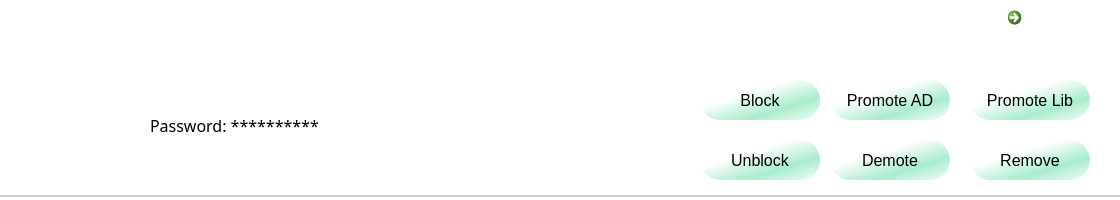
<?xml version="1.0" encoding="UTF-8"?>
<ui version="4.0">
 <class>accountDetailWidget</class>
 <widget class="QWidget" name="accountDetailWidget">
  <property name="geometry">
   <rect>
    <x>0</x>
    <y>0</y>
    <width>1120</width>
    <height>200</height>
   </rect>
  </property>
  <property name="windowTitle">
   <string>accountDetailWidget</string>
  </property>
  <property name="styleSheet">
   <string notr="true">QPushButton {	
	border-radius: 20px;
	background-color: qlineargradient(spread:reflect, x1:0.669951, y1:0.727273, x2:0, y2:0, stop:0 rgba(168, 237, 205, 255), stop:0.492611 rgba(255, 255, 255, 255));

}


QPushButton:hover {
background: qradialgradient(cx: 0.3, cy: -0.4,
fx: 0.3, fy: -0.4,
radius: 1.35, stop: 0 #fff, stop: 1 rgb(212, 236, 215));
}

QPushButton:pressed {
background: qradialgradient(cx: 0.4, cy: -0.1,
fx: 0.4, fy: -0.1,
radius: 1.35, stop: 0 #fff, stop: 1 #ddd);
}

#accountDetailWidget{
background : transparent;
}</string>
  </property>
  <widget class="QLabel" name="accountImg">
   <property name="geometry">
    <rect>
     <x>0</x>
     <y>0</y>
     <width>150</width>
     <height>191</height>
    </rect>
   </property>
   <property name="styleSheet">
    <string notr="true"/>
   </property>
   <property name="text">
    <string/>
   </property>
  </widget>
  <widget class="QLabel" name="accountName">
   <property name="geometry">
    <rect>
     <x>150</x>
     <y>0</y>
     <width>940</width>
     <height>50</height>
    </rect>
   </property>
   <property name="font">
    <font>
     <pointsize>-1</pointsize>
    </font>
   </property>
   <property name="styleSheet">
    <string notr="true">font-size:20px;</string>
   </property>
   <property name="text">
    <string/>
   </property>
  </widget>
  <widget class="QLabel" name="username">
   <property name="geometry">
    <rect>
     <x>150</x>
     <y>50</y>
     <width>391</width>
     <height>50</height>
    </rect>
   </property>
   <property name="font">
    <font>
     <pointsize>-1</pointsize>
    </font>
   </property>
   <property name="styleSheet">
    <string notr="true">font-size: 12px;</string>
   </property>
   <property name="text">
    <string/>
   </property>
  </widget>
  <widget class="QLabel" name="number">
   <property name="geometry">
    <rect>
     <x>150</x>
     <y>150</y>
     <width>541</width>
     <height>40</height>
    </rect>
   </property>
   <property name="font">
    <font>
     <pointsize>-1</pointsize>
    </font>
   </property>
   <property name="styleSheet">
    <string notr="true">font-size: 12px;</string>
   </property>
   <property name="text">
    <string/>
   </property>
  </widget>
  <widget class="QPushButton" name="unblock">
   <property name="geometry">
    <rect>
     <x>700</x>
     <y>140</y>
     <width>120</width>
     <height>40</height>
    </rect>
   </property>
   <property name="font">
    <font>
     <pointsize>12</pointsize>
    </font>
   </property>
   <property name="cursor">
    <cursorShape>PointingHandCursor</cursorShape>
   </property>
   <property name="mouseTracking">
    <bool>true</bool>
   </property>
   <property name="text">
    <string>Unblock</string>
   </property>
  </widget>
  <widget class="QPushButton" name="promote">
   <property name="geometry">
    <rect>
     <x>830</x>
     <y>80</y>
     <width>120</width>
     <height>40</height>
    </rect>
   </property>
   <property name="font">
    <font>
     <pointsize>12</pointsize>
    </font>
   </property>
   <property name="cursor">
    <cursorShape>PointingHandCursor</cursorShape>
   </property>
   <property name="mouseTracking">
    <bool>true</bool>
   </property>
   <property name="text">
    <string>Promote AD</string>
   </property>
  </widget>
  <widget class="QPushButton" name="block">
   <property name="geometry">
    <rect>
     <x>700</x>
     <y>80</y>
     <width>120</width>
     <height>40</height>
    </rect>
   </property>
   <property name="font">
    <font>
     <pointsize>12</pointsize>
    </font>
   </property>
   <property name="cursor">
    <cursorShape>PointingHandCursor</cursorShape>
   </property>
   <property name="mouseTracking">
    <bool>true</bool>
   </property>
   <property name="text">
    <string>Block</string>
   </property>
  </widget>
  <widget class="QPushButton" name="resetpass">
   <property name="geometry">
    <rect>
     <x>970</x>
     <y>80</y>
     <width>120</width>
     <height>40</height>
    </rect>
   </property>
   <property name="font">
    <font>
     <pointsize>12</pointsize>
    </font>
   </property>
   <property name="cursor">
    <cursorShape>PointingHandCursor</cursorShape>
   </property>
   <property name="mouseTracking">
    <bool>true</bool>
   </property>
   <property name="text">
    <string>Promote Lib</string>
   </property>
  </widget>
  <widget class="QPushButton" name="demote">
   <property name="geometry">
    <rect>
     <x>830</x>
     <y>140</y>
     <width>120</width>
     <height>40</height>
    </rect>
   </property>
   <property name="font">
    <font>
     <pointsize>12</pointsize>
    </font>
   </property>
   <property name="cursor">
    <cursorShape>PointingHandCursor</cursorShape>
   </property>
   <property name="mouseTracking">
    <bool>true</bool>
   </property>
   <property name="text">
    <string>Demote</string>
   </property>
  </widget>
  <widget class="QPushButton" name="remove">
   <property name="geometry">
    <rect>
     <x>970</x>
     <y>140</y>
     <width>120</width>
     <height>40</height>
    </rect>
   </property>
   <property name="font">
    <font>
     <pointsize>12</pointsize>
    </font>
   </property>
   <property name="cursor">
    <cursorShape>PointingHandCursor</cursorShape>
   </property>
   <property name="mouseTracking">
    <bool>true</bool>
   </property>
   <property name="text">
    <string>Remove</string>
   </property>
  </widget>
  <widget class="QLabel" name="label">
   <property name="geometry">
    <rect>
     <x>150</x>
     <y>100</y>
     <width>421</width>
     <height>51</height>
    </rect>
   </property>
   <property name="font">
    <font>
     <family>Gadugi</family>
     <pointsize>12</pointsize>
    </font>
   </property>
   <property name="text">
    <string>Password: **********</string>
   </property>
  </widget>
  <widget class="Line" name="line">
   <property name="geometry">
    <rect>
     <x>0</x>
     <y>195</y>
     <width>1121</width>
     <height>2</height>
    </rect>
   </property>
   <property name="styleSheet">
    <string notr="true">background: rgba(0,0,0,0.1);</string>
   </property>
   <property name="orientation">
    <enum>Qt::Horizontal</enum>
   </property>
  </widget>
  <widget class="QCommandLinkButton" name="status">
   <property name="geometry">
    <rect>
     <x>1000</x>
     <y>0</y>
     <width>61</width>
     <height>71</height>
    </rect>
   </property>
   <property name="styleSheet">
    <string notr="true">background: transparent;
border:none;</string>
   </property>
   <property name="text">
    <string/>
   </property>
   <property name="icon">
    <iconset resource="LIBPRO.qrc">
     <normaloff>:/LIBPRO/Saviourmachine-Chat-Online.ico</normaloff>
     <disabledoff>Saviourmachine-Chat-Online-red.ico</disabledoff>
     <disabledon>Saviourmachine-Chat-Online-red.ico</disabledon>:/LIBPRO/Saviourmachine-Chat-Online.ico</iconset>
   </property>
   <property name="iconSize">
    <size>
     <width>50</width>
     <height>80</height>
    </size>
   </property>
  </widget>
 </widget>
 <layoutdefault spacing="6" margin="11"/>
 <resources>
  <include location="LIBPRO.qrc"/>
 </resources>
 <connections/>
</ui>
